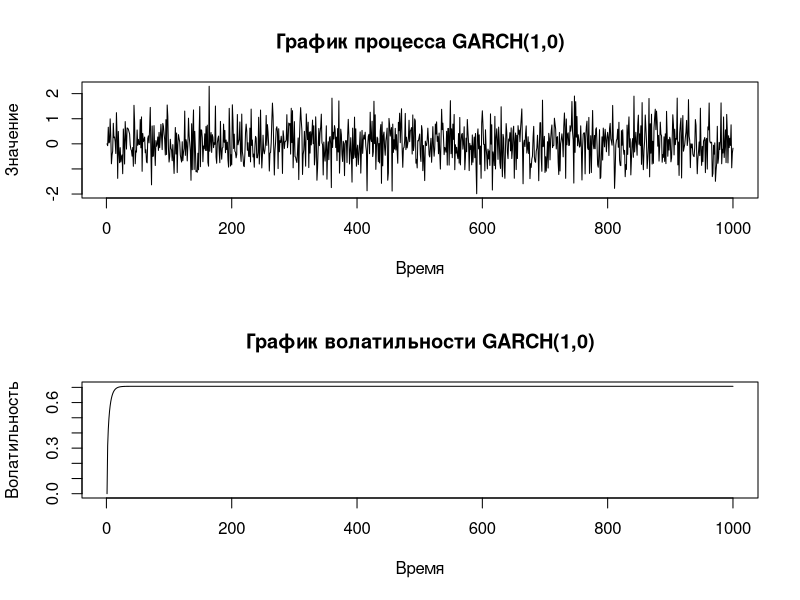

Write the R code that produced this figure.
 install.packages("tseries")
library(tseries)

# 1. Построение графиков GARCH(1,0)
set.seed(123) 
n = 1000
a0 = 0.1 
a1 = 0.8 

# Генерация шума
e = rnorm(n) # Нормальный рапсредеоение

# Инициализация массивов
h = numeric(n)
sigma = numeric(n)

# Моделирование процесса
for (t in 2:n) {
  h[t] <- sqrt(a0 + a1 * h[t-1]^2) # Волатильность
  sigma[t] <- h[t] * e[t] # Наблюдения GARCH
}

# Построение графиков
par(mfrow = c(2, 1)) # это чтобы вывести два графика в одном окне
plot(sigma, type = "l", main = "График процесса GARCH(1,0)", ylab = "Значение", xlab = "Время")
plot(h, type = "l", main = "График волатильности GARCH(1,0)", ylab = "Волатильность", xlab = "Время")

# Задание 2: Оценка параметров для GARCH(1,0)
garch1 <- garch(sigma, order = c(1, 0))
summary(garch1)

